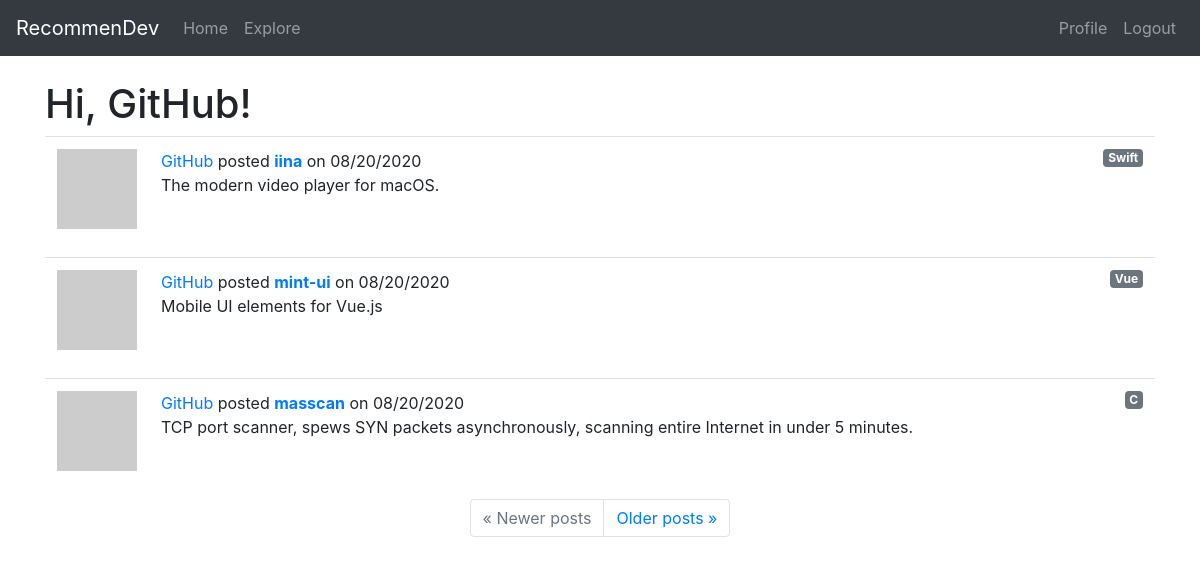
The page /explore (signed in) on the database as committed earlier.
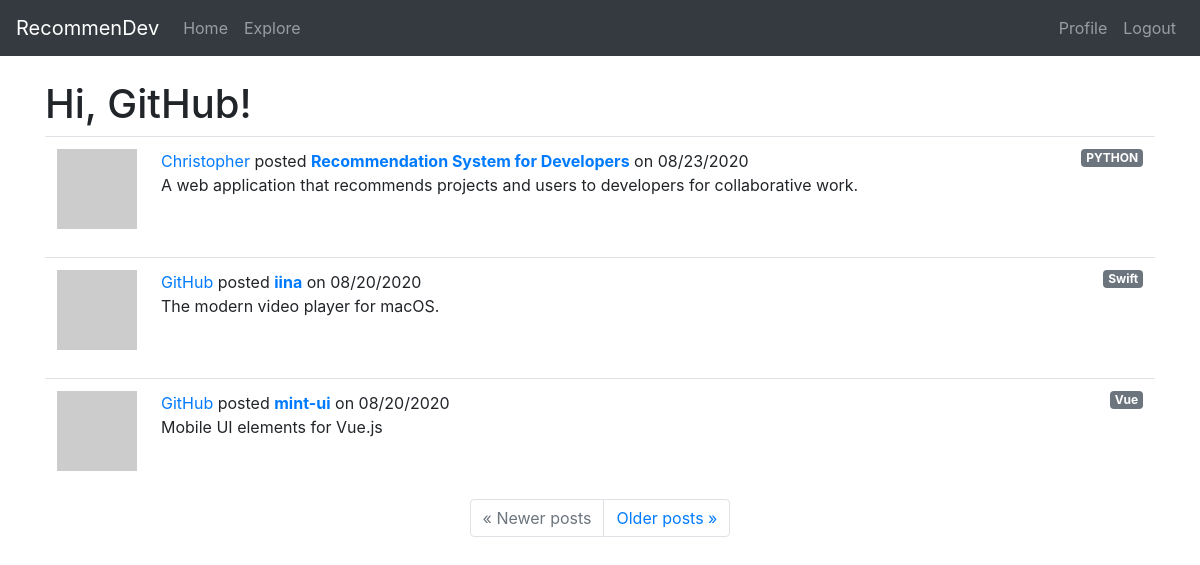
The same page on the database as committed later.
### app/models.py (models this page shows, shortened)
class User(UserMixin, db.Model):
    id = db.Column(db.Integer, primary_key=True)
    username = db.Column(db.String(30), index=True, unique=True)
    email = db.Column(db.String(50), index=True, unique=True)
    password_hash = db.Column(db.String(128))
    projects = db.relationship('Project', backref='owner', lazy='dynamic')
    about_me = db.Column(db.String(140))
    last_seen = db.Column(db.DateTime, default=datetime.utcnow)
    followed = db.relationship(
        'User', secondary=followers,
        primaryjoin=(followers.c.follower_id == id),
        secondaryjoin=(followers.c.followed_id == id),
        backref=db.backref('followers', lazy='dynamic'), lazy='dynamic')
    rated = db.relationship(
        'Project', secondary=ratings,
        backref=db.backref('raters', lazy='dynamic'), lazy='dynamic')
    def avatar(self, size):
        digest = md5(self.email.lower().encode('utf-8')).hexdigest()
        return 'https://www.gravatar.com/avatar/{}?d=retro&s={}'.format(digest, size)

class Project(db.Model):
    id = db.Column(db.Integer, primary_key=True)
    user_id = db.Column(db.Integer, db.ForeignKey('user.id'))
    title = db.Column(db.String(60))
    description = db.Column(db.String(150))
    timestamp = db.Column(db.DateTime, index=True, default=datetime.utcnow)
    language = db.Column(db.String(15))
    git_url = db.Column(db.String(50))
    tags = db.Column(db.String(60))

### app/routes.py (the view)
@app.route('/explore')
@login_required
def explore():
    page = request.args.get('page', 1, type=int)
    projects = Project.query.order_by(Project.timestamp.desc()).paginate(page, app.config['POSTS_PER_PAGE'], False)
    next_url = url_for('explore', page=projects.next_num) \
        if projects.has_next else None
    prev_url = url_for('explore', page=projects.prev_num) \
        if projects.has_prev else None
    return render_template('index.html', title='Explore', projects=projects.items, next_url=next_url, prev_url=prev_url)

### app/models.py (called while the page is built)
@login.user_loader
def load_user(id):
    return User.query.get(int(id))

### app/routes.py (called while the page is built)
@app.before_request
def before_request():
    if current_user.is_authenticated:
        current_user.last_seen = datetime.utcnow()
        db.session.commit()

### app/templates/index.html (shortened to what this page needs)
{% extends "base.html" %}
{% block content %}
    <h1>Hi, {{ current_user.username }}!</h1>
    {% for project in projects %}
        {% include '_project.html' %}
    {% endfor %}
    <nav aria-label="...">
        <ul class="pagination justify-content-center">
            <li class="page-item{% if not prev_url %} disabled{% endif %}">
                <a class="page-link" href="{{ prev_url or '#' }}">
                    <span aria-hidden="true">&laquo;</span> Newer posts
                </a>
            </li>
            <li class="page-item{% if not next_url %} disabled{% endif %}">
                <a class="page-link" href="{{ next_url or '#' }}">
                    Older posts <span aria-hidden="true">&raquo;</span>
                </a>
            </li>
        </ul>
    </nav>
{% endblock %}

### app/templates/base.html (shortened to what this page needs)
<!DOCTYPE html>
<html lang="en">
<head>
    <link rel="stylesheet" href="https://stackpath.bootstrapcdn.com/bootstrap/4.5.2/css/bootstrap.min.css">
</head>
<body style="padding-top: 5rem;">
    <nav class="navbar navbar-expand-md navbar-dark bg-dark fixed-top">
        <a class="navbar-brand" href="{{ url_for('index') }}">RecommenDev</a>
        <div class="collapse navbar-collapse", id="navbarsExampleDefault">
            <ul class="navbar-nav mr-auto">
                <li class="nav-item"><a href="{{ url_for('index') }}" class="nav-link">Home</a></li>
                <li class="nav-item"><a href="{{ url_for('explore') }}" class="nav-link">Explore</a></li>
            </ul>
            <ul class="navbar-nav ml-auto">
                {% if current_user.is_anonymous %}
                <li class="nav-item"><a href="{{ url_for('login') }}" class="nav-link">Login</a></li>
                {% else %}
                <li class="nav-item"><a href="{{ url_for('user', username=current_user.username) }}" class="nav-link">Profile</a></li>
                <li class="nav-item"><a href="{{ url_for('logout') }}" class="nav-link">Logout</a></li>
                {% endif %}
            </ul>
        </div>
    </nav>
    <main role="main" class="container">
        {% block content %}{% endblock %}
    </main>
</body>
</html>

### app/templates/_project.html
<table class="table table-hover">
    <tr>
        <td width="70px">
            <a href="{{ url_for('user', username=project.owner.username) }}">
                {% if project.owner %}
                <img src="{{ project.owner.avatar(70) }}" />
                {% else %}
                <img src="https://via.placeholder.com/70" />
                {% endif %}
            </a>
        </td>
        <td>
            <span class="user_popup">
                <a href="{{ url_for('user', username=project.owner.username) }}">
                    {{ project.owner.username }}
                </a>
            </span>
            posted <a href="{{ url_for('project', id=project.id) }}"><b>{{ project.title }}</b></a> on {{ moment(project.timestamp).format('L') }}
            <a href="{% if project.language %} {{ url_for('language', language=project.language) }} {% endif %}" class="badge badge-secondary float-right">{% if project.language %} {{ project.language }} {% endif %}</a>
            <br> {% if project.description %} {{ project.description }} {% endif %}
        </td>
    </tr>
</table>

Rows that differ between the two databases and show on the page:
no longer on this page (row unchanged): Project: owner.username "GitHub", title "masscan", timestamp "08/20/2020", language "C", description "TCP port scanner, spews SYN packets asynchronously, scanning entire Internet in under 5 minutes."
added Project: owner.username "Christopher", title "Recommendation System for Developers", timestamp "08/23/2020", language "PYTHON", description "A web application that recommends projects and users to developers for collaborative work."
